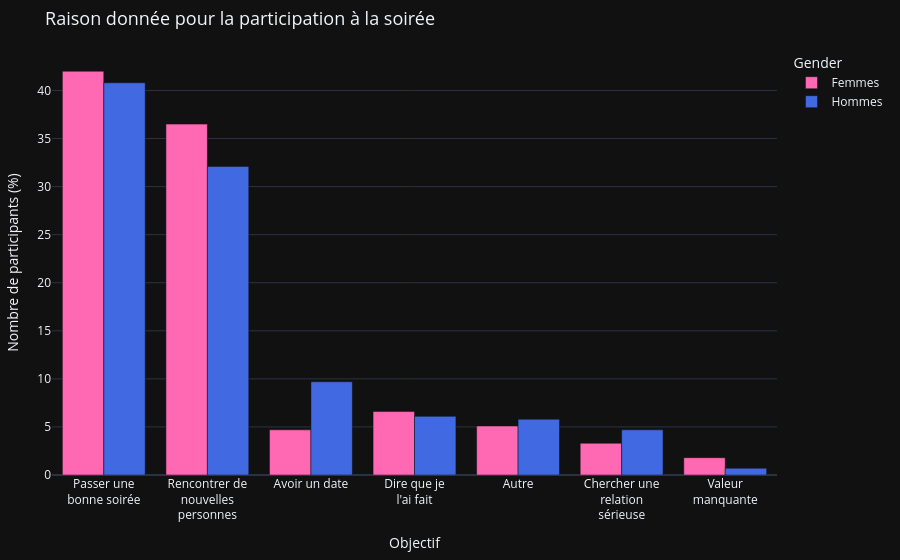

The notebook cell saved with this chart:
### Markdown cell above
### Objectif de participation

Concernant l'objectif de participation à la soirée de speed dating, deux sont clairement sur-représentés, quel que soit le genre. Le premier est "passer une bonne soirée" (42% pour les femmes et 40,8% pour les hommes) et le deuxième est "rencontrer de nouvelles personnes" (femmes 36,5%, hommes 32,1%). Les quatre autres objectifs sont tous approximativement dans l'intervalle [5, 10]%.
Nous pouvons remarquer que les deux genres répondent de manière quasi similaire à cette question.

### Code cell
GOAL_LABELS = {
    1: 'Passer une bonne soirée',
    2: 'Rencontrer de nouvelles personnes',
    3: 'Avoir un date',
    4: 'Chercher une relation sérieuse',
    5: "Dire que je l'ai fait",
    6: 'Autre',
    np.nan: 'Valeur manquante'
}

goals = participants[["gender", "goal"]].copy()
goals["gender"] = goals["gender"].map(GENDER_LABELS)
goals["goal"] = goals["goal"].map(GOAL_LABELS)

goals_ct = (100 * pd.crosstab(goals['goal'], goals['gender'], normalize="columns")).round(1)
goals_ordered = [wrap_label(goal, max_chars=15) for goal in goals_ct.sum(axis=1).sort_values(ascending=False).index.tolist()]
goals_lg = goals_ct.reset_index().melt(id_vars='goal', var_name='Gender', value_name='Nb_participants_pct')
goals_lg['goal'] = goals_lg['goal'].apply(wrap_label, max_chars=15)

fig = px.bar(
    goals_lg,
    x='goal',
    y='Nb_participants_pct',
    category_orders={"goal": goals_ordered},
    color='Gender',
    barmode='group',
    color_discrete_map=GENDER_COLORS_FROM_LABELS,
    title="Raison donnée pour la participation à la soirée",
    labels={'Nb_participants_pct': 'Nombre de participants (%)', 'goal': 'Objectif'}
)
fig.update_layout()
fig.show()

### Figure 1 — Plotly figure (JSON) as saved in the notebook; plotly's stock layout.template omitted (floating-point values rounded to 4 significant figures)
{"data": [{"alignmentgroup": "True", "hovertemplate": "Gender=Femmes<br>Objectif=%{x}<br>Nombre de participants (%)=%{y}<extra></extra>", "legendgroup": "Femmes", "marker": {"color": "hotpink", "pattern": {"shape": ""}}, "name": "Femmes", "offsetgroup": "Femmes", "orientation": "v", "showlegend": true, "textposition": "auto", "x": ["Autre", "Avoir un date", "Chercher une<br>relation<br>sérieuse", "Dire que je<br>l'ai fait", "Passer une<br>bonne soirée", "Rencontrer de<br>nouvelles<br>personnes", "Valeur<br>manquante"], "xaxis": "x", "y": [5.1, 4.7, 3.3, 6.6, 42.0, 36.5, 1.8], "yaxis": "y", "type": "bar"}, {"alignmentgroup": "True", "hovertemplate": "Gender=Hommes<br>Objectif=%{x}<br>Nombre de participants (%)=%{y}<extra></extra>", "legendgroup": "Hommes", "marker": {"color": "royalblue", "pattern": {"shape": ""}}, "name": "Hommes", "offsetgroup": "Hommes", "orientation": "v", "showlegend": true, "textposition": "auto", "x": ["Autre", "Avoir un date", "Chercher une<br>relation<br>sérieuse", "Dire que je<br>l'ai fait", "Passer une<br>bonne soirée", "Rencontrer de<br>nouvelles<br>personnes", "Valeur<br>manquante"], "xaxis": "x", "y": [5.8, 9.7, 4.7, 6.1, 40.8, 32.1, 0.7], "yaxis": "y", "type": "bar"}], "layout": {"xaxis": {"anchor": "y", "domain": [0.0, 1.0], "title": {"text": "Objectif"}, "categoryorder": "array", "categoryarray": ["Passer une<br>bonne soirée", "Rencontrer de<br>nouvelles<br>personnes", "Avoir un date", "Dire que je<br>l'ai fait", "Autre", "Chercher une<br>relation<br>sérieuse", "Valeur<br>manquante"]}, "yaxis": {"anchor": "x", "domain": [0.0, 1.0], "title": {"text": "Nombre de participants (%)"}}, "legend": {"title": {"text": "Gender"}, "tracegroupgap": 0}, "title": {"text": "Raison donnée pour la participation à la soirée"}, "barmode": "group"}}
